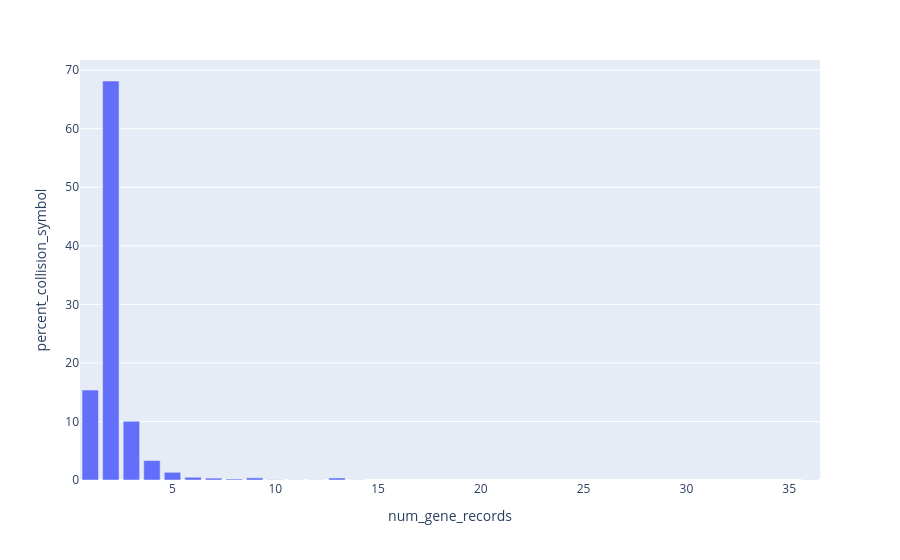

Here is the notebook cell this chart was saved with:
### Code cell
aacdfx.create_aa_collision_histogram(merged_alias_aa_collision_ncbi_df, "NCBI", ncbi_aa_collision_count)

### Figure 1 — Plotly figure (JSON) as saved in the notebook; plotly's stock layout.template omitted (floating-point values rounded to 4 significant figures)
{"data": [{"hovertemplate": "num_gene_records=%{x}<br>percent_collision_symbol=%{y}<extra></extra>", "legendgroup": "", "marker": {"color": "#636efa", "pattern": {"shape": ""}}, "name": "", "orientation": "v", "showlegend": false, "textposition": "auto", "type": "bar", "x": [1, 2, 3, 4, 5, 6, 7, 8, 9, 10, 11, 12, 13, 14, 36], "xaxis": "x", "y": [15.36, 68.15, 10.02, 3.324, 1.315, 0.4713, 0.3225, 0.1737, 0.3721, 0.04962, 0.02481, 0.02481, 0.3473, 0.02481, 0.02481], "yaxis": "y"}], "layout": {"barmode": "relative", "legend": {"tracegroupgap": 0}, "margin": {"t": 60}, "xaxis": {"anchor": "y", "domain": [0, 1], "title": {"text": "num_gene_records"}}, "yaxis": {"anchor": "x", "domain": [0, 1], "title": {"text": "percent_collision_symbol"}}}}
